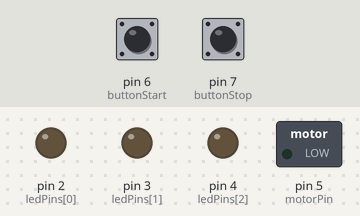
Simulated run of this sketch. Board: Arduino Uno, built with avr-gcc and run on an emulated ATmega328P. On the bench: switched loads named in the sketch (green lamp = pin HIGH), output pins drawn as LEDs (lit = HIGH). Inputs (shaded band) come from the test bench; at power-on: pin 6 (buttonStart) HIGH, pin 7 (buttonStop) HIGH.

Above: at 1.2 s.
1.3 s: pin 6 (buttonStart) pulled LOW for 0.15 s
At 4.1 s:
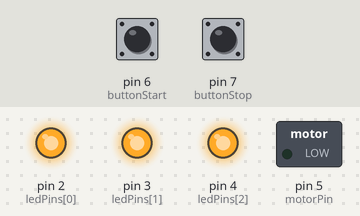
4.4 s: pin 7 (buttonStop) pulled LOW for 3.2 s
At 8.5 s:
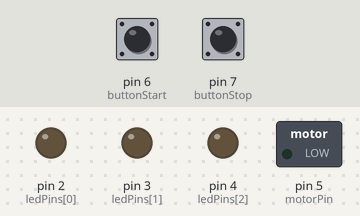
9.1 s: pin 6 (buttonStart) pulled LOW for 1 s
At 9.9 s:
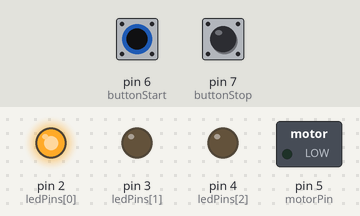
16.1 s: pin 7 (buttonStop) pulled LOW for 0.15 s
At 16.4 s:
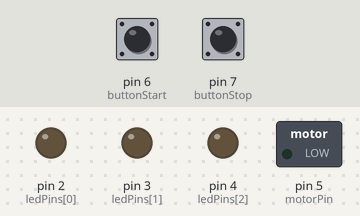
Timing chart, 0 to 18.7 s (numbered marks = the images above; inputs shaded):
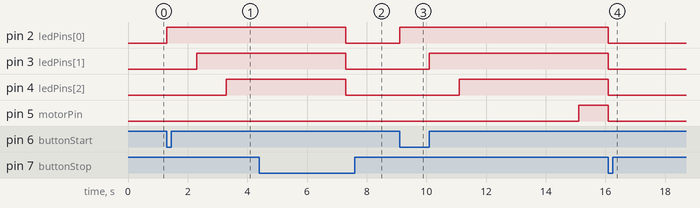

Measured:
- after the input at 1.3 s, pin 2 (ledPins[0]): LOW → HIGH at once; pin 3 (ledPins[1]): LOW → HIGH after 1.0 s; pin 4 (ledPins[2]): LOW → HIGH after 2.0 s
- after the input at 4.4 s, pin 2 (ledPins[0]), pin 3 (ledPins[1]), pin 4 (ledPins[2]): HIGH → LOW after 2.9 s; pin 5 (motorPin): stays LOW (without the input it goes to HIGH after 2.9 s)
- after the input at 9.1 s, pin 2 (ledPins[0]): LOW → HIGH at once; pin 3 (ledPins[1]): LOW → HIGH after 1.0 s; pin 4 (ledPins[2]): LOW → HIGH after 2.0 s; pin 5 (motorPin): LOW → HIGH after 6.0 s
- after the input at 16.1 s, pin 2 (ledPins[0]), pin 3 (ledPins[1]), pin 4 (ledPins[2]), pin 5 (motorPin): HIGH → LOW at once

The sketch:

button_motor.ino
```cpp
// 버튼을 이용한 LED 및 모터 제어

#define LED_COUNT 3
int ledPins[LED_COUNT] = {2, 3, 4};
int motorPin = 5; // 모터드라이브 제어 핀
int buttonStart = 6; // 모터 및 LED 시작 버튼
int buttonStop = 7;  // 모터 정지 버튼

void setup() {
    for (int i = 0; i < LED_COUNT; i++) {
        pinMode(ledPins[i], OUTPUT);
    }
    pinMode(motorPin, OUTPUT);
    pinMode(buttonStart, INPUT_PULLUP);
    pinMode(buttonStop, INPUT_PULLUP);
}

void loop() {
    // 버튼 1을 누르면 LED 점등 후 모터 동작
    if (digitalRead(buttonStart) == LOW) {
        for (int i = 0; i < LED_COUNT; i++) {
            digitalWrite(ledPins[i], HIGH);
            delay(1000);
        }
        delay(3000); // 3초 대기 후 모터 동작
        digitalWrite(motorPin, HIGH);
    }

    // 버튼 2를 누르면 모터 정지 및 LED 소등
    if (digitalRead(buttonStop) == LOW) {
        digitalWrite(motorPin, LOW);
        for (int i = 0; i < LED_COUNT; i++) {
            digitalWrite(ledPins[i], LOW);
        }
    }
}
```
